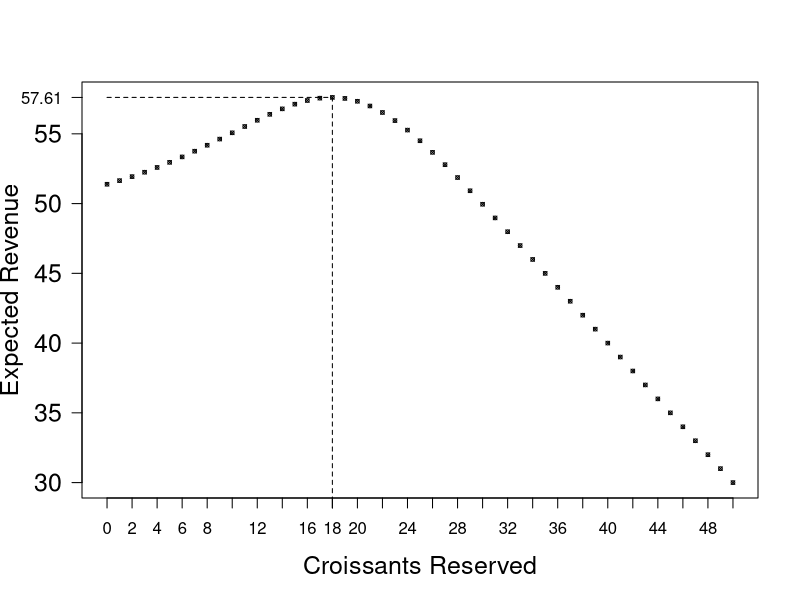

This chart was generated by the following R code: (Note: a time limit stopped this script after it produced the figure.)
## ---- chunk 1
mB=50 # Mean Demand for Breakfast, Poisson
mL=20 # Mean Demand for Lunch, Poisson
pB=1.00 # Price for Breakfast
pL=1.50 # Price for Lunch
capacity=50 # Number of Croissants received daily
ExpRevenue=rep(0,capacity+1)
for (i in 1:1){
protect=i-1
availforBreakfast=capacity-protect;
ExpRevenue[i]=0;
for(dB in 0:200){
soldBreakfast=min(availforBreakfast,dB)
remainforLunch=capacity-soldBreakfast
for(dL in 0:200){
soldLunch=min(remainforLunch,dL)
RevenueThisIter=pB*soldBreakfast+pL*soldLunch
ExpRevenue[i]=ExpRevenue[i]+RevenueThisIter*dpois(dB,mB)*dpois(dL,mL)
}
}
}
RevenueFCFS=ExpRevenue[1]
print(paste("Lower Bound for Expected Revenue (FCFS) is:", round(RevenueFCFS,2)))

## ---- chunk 2
for (i in 1:(capacity+1)){
protect=i-1
availforBreakfast=capacity-protect;
ExpRevenue[i]=0;
for(dB in 0:200){
soldBreakfast=min(availforBreakfast,dB)
remainforLunch=capacity-soldBreakfast
for(dL in 0:200){
soldLunch=min(remainforLunch,dL)
RevenueThisIter=pB*soldBreakfast+pL*soldLunch
ExpRevenue[i]=ExpRevenue[i]+
RevenueThisIter*dpois(dB,mB)*dpois(dL,mL)
}
}
}
Protectindexbest = which(ExpRevenue == max(ExpRevenue))
ProtectBest=Protectindexbest-1
OptimalExpRevenue=max(ExpRevenue)
print(paste("The Optimal Protection Level for Lunch Demand is:", ProtectBest))

## ---- chunk 3
print(paste("The expected daily revenue from the protection (reserve) policy is:", round(OptimalExpRevenue,2)))
## ---- chunk 4
PercentImprovement=(OptimalExpRevenue-RevenueFCFS)/RevenueFCFS*100
print(paste("The percentage increase daily revenue from the protection (reserve) policy is:",round(PercentImprovement,2),"%"))
## ---- chunk 5
# Plotting Expected Revenue vs Protection Level
xaxis=0:capacity
plot(xaxis,ExpRevenue,pch = 13, cex = 0.5,las=1, xaxt="n",
xlab="Croissants Reserved",ylab="Expected Revenue",cex.lab=1.5, cex.axis=1.5, cex.main=1.5)
xticks <- seq(0, capacity, by=2)
axis(side = 1, at = xticks)
axis(side = 1, at = ProtectBest)
lines(c(ProtectBest,ProtectBest),c(0, max(ExpRevenue)),lty=2)
axis(side = 2, at = round(max(ExpRevenue),2),las=1)
lines(c(0,ProtectBest),c(max(ExpRevenue), max(ExpRevenue)),lty=2)
## ---- chunk 6
mB=50 # Mean Demand for Breakfast, Poisson
mL=20 # Mean Demand for Lunch, Poisson
pB=1.00 # Price for Breakfast
pL=1.50 # Price for Lunch
capacity=55 # Number of Croissants received daily
ExpRevenue=rep(0,capacity+1)
for (i in 1:(capacity+1)){
protect=i-1
availforBreakfast=capacity-protect;
ExpRevenue[i]=0;
for(dB in 0:200){
soldBreakfast=min(availforBreakfast,dB)
remainforLunch=capacity-soldBreakfast
for(dL in 0:200){
soldLunch=min(remainforLunch,dL)
RevenueThisIter=pB*soldBreakfast+pL*soldLunch
ExpRevenue[i]=ExpRevenue[i]+
RevenueThisIter*dpois(dB,mB)*dpois(dL,mL)
}
}
}
Protectindexbest = which(ExpRevenue == max(ExpRevenue))
ProtectBest=Protectindexbest-1
OptimalExpRevenue=max(ExpRevenue)
print(paste("The Optimal Protection Level for Lunch Demand is:", ProtectBest))
print(paste("The expected daily revenue from the protection (reserve) policy is:", round(OptimalExpRevenue,2)))
## ---- chunk 7
mB=50 # Mean Demand for Breakfast, Poisson
mL=20 # Mean Demand for Lunch, Poisson
pB=1.00 # Price for Breakfast
pL=1.50 # Price for Lunch
capacity=70 # Number of Croissants received daily
ExpRevenue=rep(0,capacity+1)
for (i in 1:(capacity+1)){
protect=i-1
availforBreakfast=capacity-protect;
ExpRevenue[i]=0;
for(dB in 0:200){
soldBreakfast=min(availforBreakfast,dB)
remainforLunch=capacity-soldBreakfast
for(dL in 0:200){
soldLunch=min(remainforLunch,dL)
RevenueThisIter=pB*soldBreakfast+pL*soldLunch
ExpRevenue[i]=ExpRevenue[i]+
RevenueThisIter*dpois(dB,mB)*dpois(dL,mL)
}
}
}
Protectindexbest = which(ExpRevenue == max(ExpRevenue))
ProtectBest=Protectindexbest-1
OptimalExpRevenue=max(ExpRevenue)
print(paste("The Optimal Protection Level for Lunch Demand is:", ProtectBest))
print(paste("The expected daily revenue from the protection (reserve) policy is:", round(OptimalExpRevenue,2)))
## ---- chunk 8
mB=50 # Mean Demand for Breakfast, Poisson
mL=20 # Mean Demand for Lunch, Poisson
pB=1.00 # Price for Breakfast
pL=1.50 # Price for Lunch
capacity=80 # Number of Croissants received daily
ExpRevenue=rep(0,capacity+1)
for (i in 1:(capacity+1)){
protect=i-1
availforBreakfast=capacity-protect;
ExpRevenue[i]=0;
for(dB in 0:200){
soldBreakfast=min(availforBreakfast,dB)
remainforLunch=capacity-soldBreakfast
for(dL in 0:200){
soldLunch=min(remainforLunch,dL)
RevenueThisIter=pB*soldBreakfast+pL*soldLunch
ExpRevenue[i]=ExpRevenue[i]+
RevenueThisIter*dpois(dB,mB)*dpois(dL,mL)
}
}
}
Protectindexbest = which(ExpRevenue == max(ExpRevenue))
ProtectBest=Protectindexbest-1
OptimalExpRevenue=max(ExpRevenue)
print(paste("The Optimal Protection Level for Lunch Demand is:", ProtectBest))
print(paste("The expected daily revenue from the protection (reserve) policy is:", round(OptimalExpRevenue,2)))
## ---- chunk 9
mB=50 # Mean Demand for Breakfast, Poisson
mL=20 # Mean Demand for Lunch, Poisson
pB=1.00 # Price for Breakfast
pL=1.50 # Price for Lunch
capacity=150 # Number of Croissants received daily
ExpRevenue=rep(0,capacity+1)
for (i in 1:(capacity+1)){
protect=i-1
availforBreakfast=capacity-protect;
ExpRevenue[i]=0;
for(dB in 0:400){
soldBreakfast=min(availforBreakfast,dB)
remainforLunch=capacity-soldBreakfast
for(dL in 0:400){
soldLunch=min(remainforLunch,dL)
RevenueThisIter=pB*soldBreakfast+pL*soldLunch
ExpRevenue[i]=ExpRevenue[i]+
RevenueThisIter*dpois(dB,mB)*dpois(dL,mL)
}
}
}
Protectindexbest = which(ExpRevenue == max(ExpRevenue))
ProtectBest=Protectindexbest-1
OptimalExpRevenue=max(ExpRevenue)
print(paste("The Optimal Protection Level for Lunch Demand is:", ProtectBest))
print(paste("The expected daily revenue from the protection (reserve) policy is:", round(OptimalExpRevenue,2)))
## ---- chunk 10
mB=50 # Mean Demand for Breakfast, Poisson
mL=20 # Mean Demand for Lunch, Poisson
pB=1.00 # Price for Breakfast
pL=1.50 # Price for Lunch
capacity=250 # Number of Croissants received daily
ExpRevenue=rep(0,capacity+1)
for (i in 1:(capacity+1)){
protect=i-1
availforBreakfast=capacity-protect;
ExpRevenue[i]=0;
for(dB in 0:500){
soldBreakfast=min(availforBreakfast,dB)
remainforLunch=capacity-soldBreakfast
for(dL in 0:500){
soldLunch=min(remainforLunch,dL)
RevenueThisIter=pB*soldBreakfast+pL*soldLunch
ExpRevenue[i]=ExpRevenue[i]+
RevenueThisIter*dpois(dB,mB)*dpois(dL,mL)
}
}
}
Protectindexbest = which(ExpRevenue == max(ExpRevenue))
ProtectBest=Protectindexbest-1
OptimalExpRevenue=max(ExpRevenue)
print(paste("The Optimal Protection Level for Lunch Demand is:", ProtectBest))
print(paste("The expected daily revenue from the protection (reserve) policy is:", round(OptimalExpRevenue,2)))
## ---- chunk 11
mB=70 # Mean Demand for Breakfast, Poisson
mL=20 # Mean Demand for Lunch, Poisson
pB=1.00 # Price for Breakfast
pL=1.50 # Price for Lunch
capacity=50 # Number of Croissants received daily
ExpRevenue=rep(0,capacity+1)
for (i in 1:(capacity+1)){
protect=i-1
availforBreakfast=capacity-protect;
ExpRevenue[i]=0;
for(dB in 0:200){
soldBreakfast=min(availforBreakfast,dB)
remainforLunch=capacity-soldBreakfast
for(dL in 0:200){
soldLunch=min(remainforLunch,dL)
RevenueThisIter=pB*soldBreakfast+pL*soldLunch
ExpRevenue[i]=ExpRevenue[i]+
RevenueThisIter*dpois(dB,mB)*dpois(dL,mL)
}
}
}
Protectindexbest = which(ExpRevenue == max(ExpRevenue))
ProtectBest=Protectindexbest-1
OptimalExpRevenue=max(ExpRevenue)
print(paste("The Optimal Protection Level for Lunch Demand is:", ProtectBest))
print(paste("The expected daily revenue from the protection (reserve) policy is:", round(OptimalExpRevenue,2)))
## ---- chunk 12
mB=30 # Mean Demand for Breakfast, Poisson
mL=20 # Mean Demand for Lunch, Poisson
pB=1.00 # Price for Breakfast
pL=1.50 # Price for Lunch
capacity=50 # Number of Croissants received daily
ExpRevenue=rep(0,capacity+1)
for (i in 1:(capacity+1)){
protect=i-1
availforBreakfast=capacity-protect;
ExpRevenue[i]=0;
for(dB in 0:200){
soldBreakfast=min(availforBreakfast,dB)
remainforLunch=capacity-soldBreakfast
for(dL in 0:200){
soldLunch=min(remainforLunch,dL)
RevenueThisIter=pB*soldBreakfast+pL*soldLunch
ExpRevenue[i]=ExpRevenue[i]+
RevenueThisIter*dpois(dB,mB)*dpois(dL,mL)
}
}
}
Protectindexbest = which(ExpRevenue == max(ExpRevenue))
ProtectBest=Protectindexbest-1
OptimalExpRevenue=max(ExpRevenue)
print(paste("The Optimal Protection Level for Lunch Demand is:", ProtectBest))
print(paste("The expected daily revenue from the protection (reserve) policy is:", round(OptimalExpRevenue,2)))
## ---- chunk 13
mB=50 # Mean Demand for Breakfast, Poisson
mL=10 # Mean Demand for Lunch, Poisson
pB=1.00 # Price for Breakfast
pL=1.50 # Price for Lunch
capacity=50 # Number of Croissants received daily
ExpRevenue=rep(0,capacity+1)
for (i in 1:(capacity+1)){
protect=i-1
availforBreakfast=capacity-protect;
ExpRevenue[i]=0;
for(dB in 0:200){
soldBreakfast=min(availforBreakfast,dB)
remainforLunch=capacity-soldBreakfast
for(dL in 0:200){
soldLunch=min(remainforLunch,dL)
RevenueThisIter=pB*soldBreakfast+pL*soldLunch
ExpRevenue[i]=ExpRevenue[i]+
RevenueThisIter*dpois(dB,mB)*dpois(dL,mL)
}
}
}
Protectindexbest = which(ExpRevenue == max(ExpRevenue))
ProtectBest=Protectindexbest-1
OptimalExpRevenue=max(ExpRevenue)
print(paste("The Optimal Protection Level for Lunch Demand is:", ProtectBest))
print(paste("The expected daily revenue from the protection (reserve) policy is:", round(OptimalExpRevenue,2)))
## ---- chunk 14
mB=50 # Mean Demand for Breakfast, Poisson
mL=30 # Mean Demand for Lunch, Poisson
pB=1.00 # Price for Breakfast
pL=1.50 # Price for Lunch
capacity=50 # Number of Croissants received daily
ExpRevenue=rep(0,capacity+1)
for (i in 1:(capacity+1)){
protect=i-1
availforBreakfast=capacity-protect;
ExpRevenue[i]=0;
for(dB in 0:200){
soldBreakfast=min(availforBreakfast,dB)
remainforLunch=capacity-soldBreakfast
for(dL in 0:200){
soldLunch=min(remainforLunch,dL)
RevenueThisIter=pB*soldBreakfast+pL*soldLunch
ExpRevenue[i]=ExpRevenue[i]+
RevenueThisIter*dpois(dB,mB)*dpois(dL,mL)
}
}
}
Protectindexbest = which(ExpRevenue == max(ExpRevenue))
ProtectBest=Protectindexbest-1
OptimalExpRevenue=max(ExpRevenue)
print(paste("The Optimal Protection Level for Lunch Demand is:", ProtectBest))
print(paste("The expected daily revenue from the protection (reserve) policy is:", round(OptimalExpRevenue,2)))
